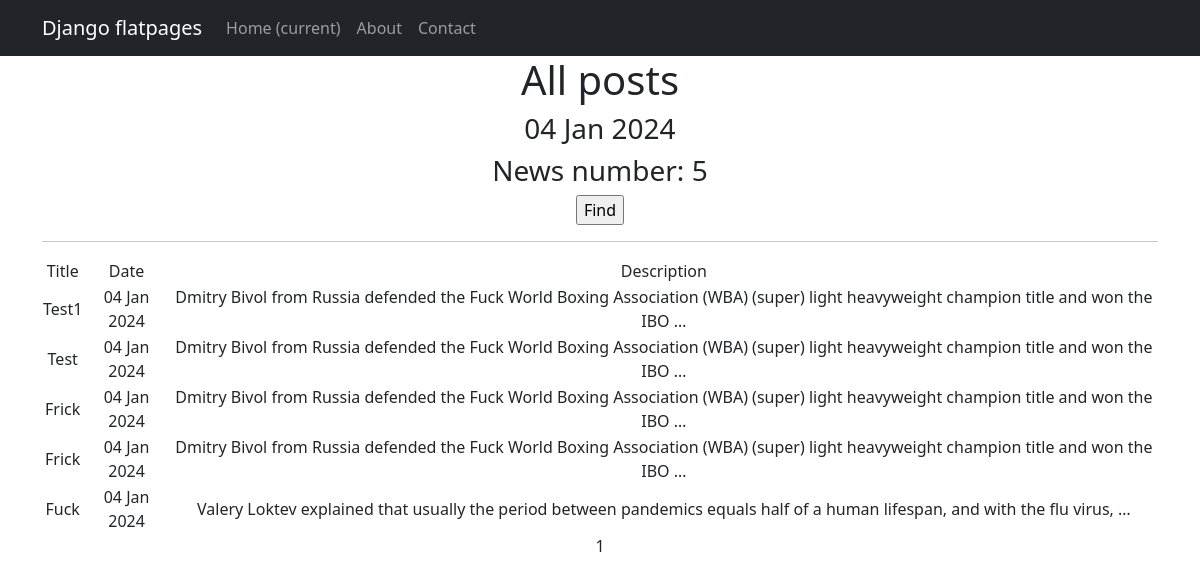
/posts/search/, run on the app's committed database.
### news/models.py (models this page shows, shortened)
class Post(models.Model):
    article = 'AR'
    news = 'NE'
    CONTENT = [
        (article, 'Article'),
        (news, 'News'),
    ]
    post_content = models.CharField(max_length=2,
                                    choices=CONTENT,
                                    default=article)
    post_time_in = models.DateTimeField(auto_now_add=True)
    post_name = models.CharField(max_length=255)
    post_text = models.CharField(max_length=10000)
    post_author = models.ForeignKey(Author,
                                    to_field='user_id',
                                    on_delete=models.CASCADE,
                                    verbose_name='Author')
    post_category = models.ManyToManyField(Category, through='PostCategory')
    class Meta:
        verbose_name = 'Post'
        verbose_name_plural = 'Posts'
        ordering = ['post_name']

### news/views.py (the view)
# urls.py: path('posts/', PostsList.as_view(), name='post_list'),
class PostsList(ListView):
    model = Post
    ordering = '-id'
    template_name = 'post.html'
    context_object_name = 'posts'
    paginate_by = 10
    def get_template_names(self):
        if self.request.path == '/posts/':
            self.template_name = 'post.html'
        elif self.request.path == '/posts/search/':
            self.template_name = 'search.html'
        return self.template_name
    def get_queryset(self):
        queryset = super().get_queryset()
        self.filterset = PostFilter(self.request.GET, queryset=queryset)
        return self.filterset.qs
    def get_context_data(self, **kwargs):
        context = super().get_context_data(**kwargs)
        context['next_post'] = "Next news will be tomorrow"
        return context

### news/templatetags/custom_tags.py (called while the page is built)
@register.simple_tag()
def into_time(format_string='%d %b %Y'):
   return datetime.utcnow().strftime(format_string)

### templates/search.html (shortened to what this page needs)
{% extends 'flatpages/default.html' %}
{% load custom_tags %}
{% block content %}
   <h1>All posts</h1>
   <h3>{% into_time '%d %b %Y' %}</h3>
   <h3> News number: {{ posts|length}} </h3>
   <form action="" method="get">
       <input type="submit" value="Find" />
   </form>
   <hr>
   {% if posts %}
       <table>
           <tr>
               <td>Title</td>
               <td>Date</td>
               <td>Description</td>
           </tr>
           {% for post in posts %}
           <tr>
               <td>{{ post.post_name }}</td>
               <td>{{ post.post_time_in|date:'d M Y'}}</td>
               <td>{{ post.post_text|truncatewords:20 }}</td>
           </tr>
           {% endfor %}
       </table>
   {% else %}
       <h2>No news!</h2>
   {% endif %}
   {{ page_obj.number }}
{% endblock content %}

### data on the page
Post: post_name "Test1", post_time_in "04 Jan 2024", post_text "Dmitry Bivol from Russia defended the Fuck World Boxing Association (WBA) (super) light heavyweight champion title and won the IBO …"
Post: post_name "Test", post_time_in "04 Jan 2024", post_text "Dmitry Bivol from Russia defended the Fuck World Boxing Association (WBA) (super) light heavyweight champion title and won the IBO …"
Post: post_name "Frick", post_time_in "04 Jan 2024", post_text "Dmitry Bivol from Russia defended the Fuck World Boxing Association (WBA) (super) light heavyweight champion title and won the IBO …"
Post: post_name "Frick", post_time_in "04 Jan 2024", post_text "Dmitry Bivol from Russia defended the Fuck World Boxing Association (WBA) (super) light heavyweight champion title and won the IBO …"
Post: post_name "Fuck", post_time_in "04 Jan 2024", post_text "Valery Loktev explained that usually the period between pandemics equals half of a human lifespan, and with the flu virus, …"

### other printed values
{{ posts|length }} "5"
{{ page_obj.number }} "1"
